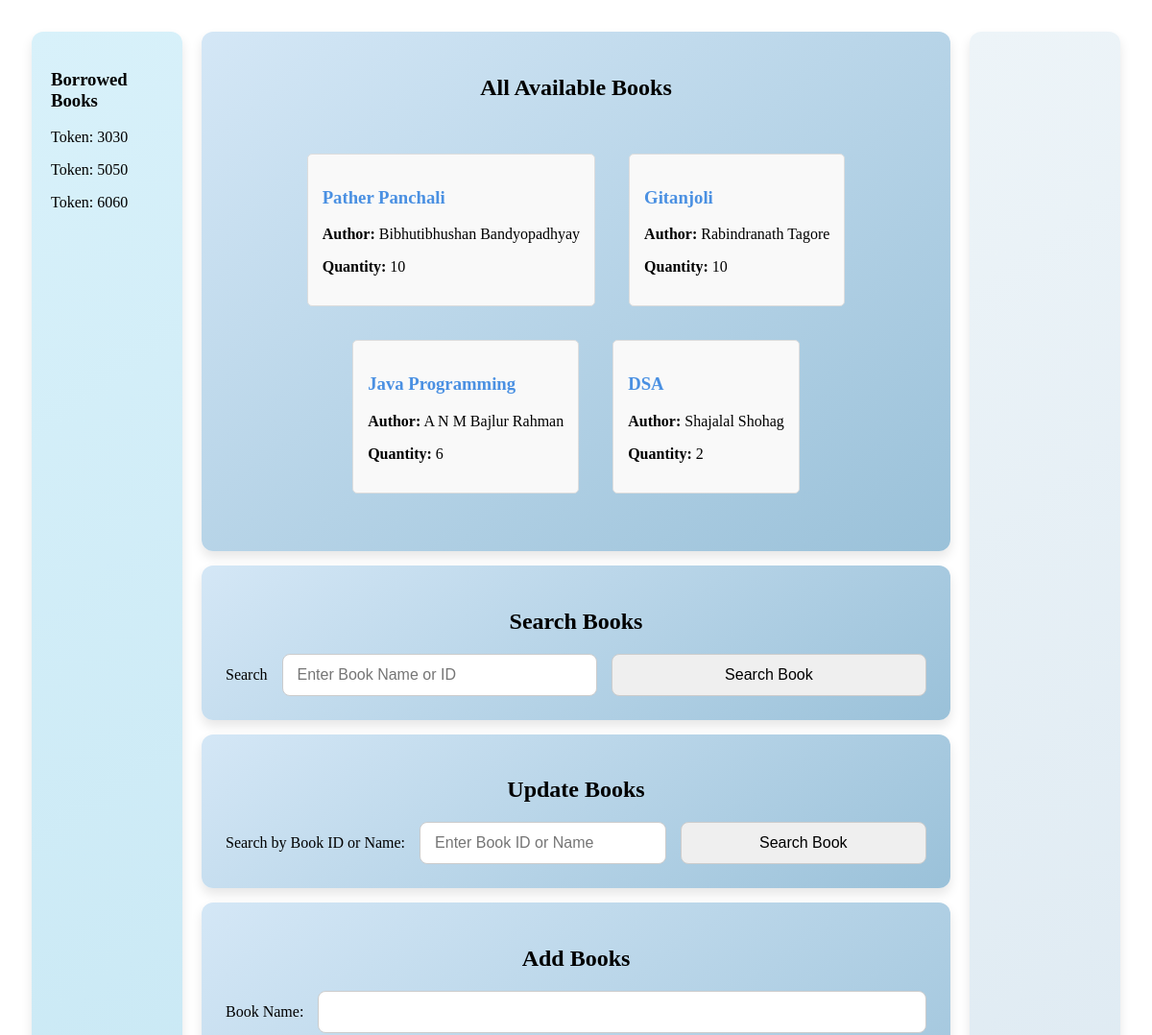
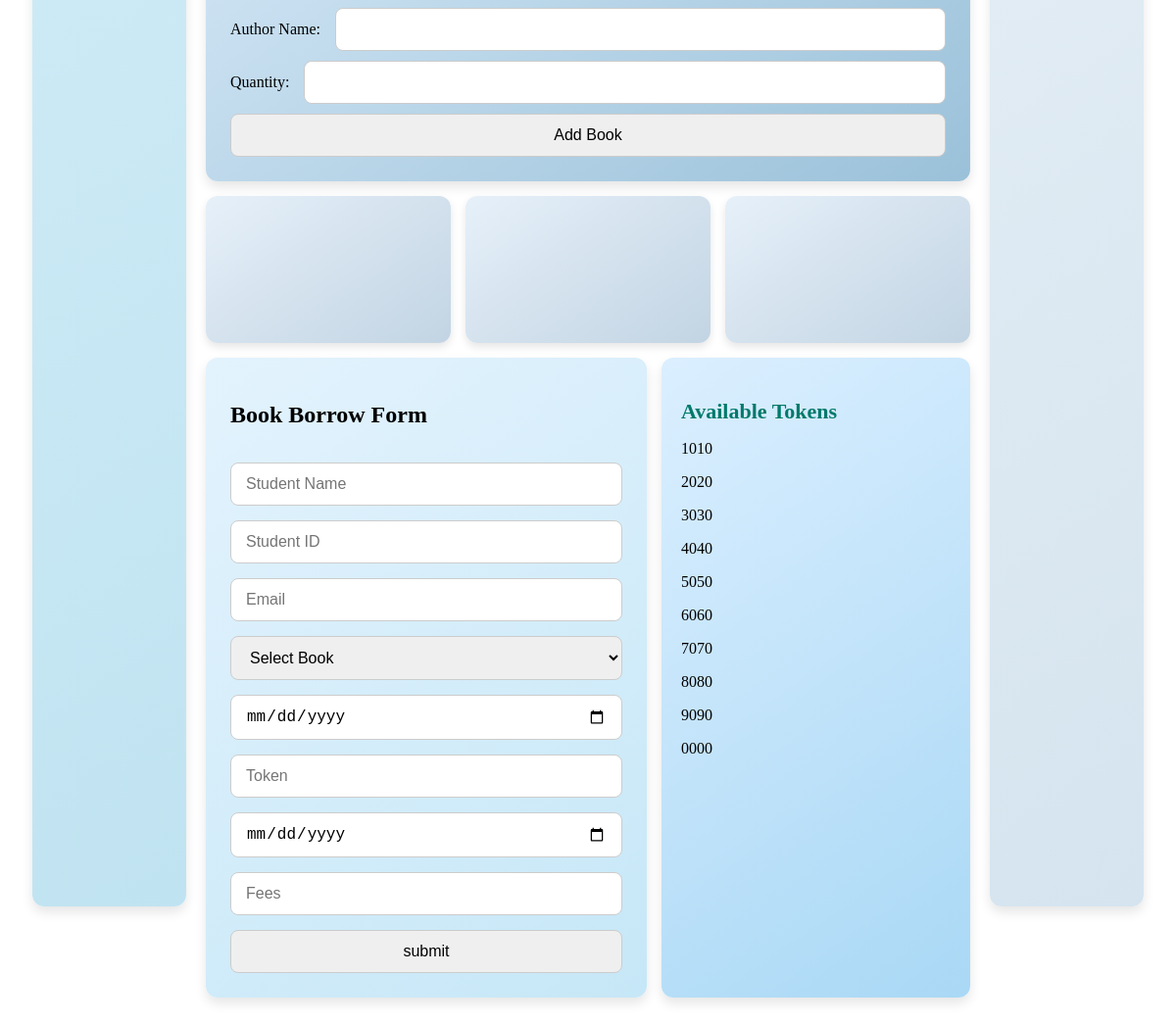
The page / on the database its author committed (2 pictures, top to bottom).
### tables this page shows
CREATE TABLE `booksinfo` (
  `id` int(50) NOT NULL,
  `book_Name` varchar(100) NOT NULL,
  `author_Name` varchar(100) NOT NULL,
  `quantity` int(10) NOT NULL
);

### utils.php (called while the page is built, shortened)
<?php
function getAllTokens() {
    return ['1010', '2020', '3030', '4040', '5050', '6060', '7070', '8080', '9090', '0000'];
}
?>

### index.php (the view, shortened to what this page needs)
<!DOCTYPE html>
<html lang="en">
<head>
    <link rel="stylesheet" href="style.css">
</head>
<body>
    <main>
    <aside class="left-box">
    <h3>Borrowed Books</h3>
    <?php
    $jsonData = file_get_contents('bookInfo.json');
    $jsonArray = json_decode($jsonData, true);
    foreach ($jsonArray as $item) {
        if (isset($item['token'])) {
            echo '<p>Token: ' . htmlspecialchars($item['token']) .  '</p>';
        }
    }
    ?>
</aside>
        <div>
            <section>
            <div class="box1">
    <h2 style="text-align: center;">All Available Books</h2>
    <div class="allbooks">
        <?php
        include('connect.php');
        $sql = 'SELECT * FROM booksinfo';
        $result = mysqli_query($conn, $sql);
        if (mysqli_num_rows($result) > 0) {
            while ($row = mysqli_fetch_assoc($result)) {
                echo '<div class="book-item" style="border: 1px solid #ddd; margin: 10px; padding: 15px; border-radius: 5px; background: #f9f9f9;">';
                echo '<h3 style="color: #4a90e2;">' . htmlspecialchars($row['book_Name']) . '</h3>';
                echo '<p><strong>Author:</strong> ' . htmlspecialchars($row['author_Name']) . '</p>';
                echo '<p><strong>Quantity:</strong> ' . htmlspecialchars($row['quantity']) . '</p>';
                echo '</div>';
            }
        } else {
            echo '<p style="text-align: center; color: red;">No books found in the database.</p>';
        }
        ?>
    </div>
</div>
<div class="box1">
    <h2 style="text-align: center;">Search Books</h2>
    <form action="" method="get" class="bookFormRow">
        <label for="searchBookValue">Search</label>
        <input class="input" type="text" name="searchBookValue" id="searchBookValue" placeholder="Enter Book Name or ID">
        <input class="input" type="submit" name="searchBook" value="Search Book">
    </form>
</div>
<div class="box1">
    <h2 style="text-align: center;">Update Books</h2>
    <form action="" method="get" class="bookFormRow">
        <label for="updateSearchValue">Search by Book ID or Name:</label>
        <input class="input" type="text" name="updateSearchValue" id="updateSearchValue" placeholder="Enter Book ID or Name" required>
        <input class="input" type="submit" name="updateSearchBook" value="Search Book">
    </form>
</div>
                <div class="box1">
                    <h2 style="text-align: center;">Add Books</h2>
                    <form action="bookProcess.php" method="post" style="display: flex; flex-direction: column; gap: 10px;">
                        <div class="bookFormRow">
                            <label for="bookName">Book Name:</label>
                            <input class="input" type="text" name="bookName" id="bookName">
                        </div>
                        <div class="bookFormRow">
                            <label for="authorName">Author Name:</label>
                            <input class="input" type="text" name="authorName" id="authorName">
                        </div>
                        <div class="bookFormRow">
                            <label for="quantity">Quantity:</label>
                            <input class="input" type="text" name="quantity" id="quantity">
                        </div>
                        <div class="bookFormRow">
                            <input class="input" type="submit" name="addBook" value="Add Book">
                        </div>
                    </form>
                </div>
            </section>
            <section class="section2">
                <div class="box2"></div>
                <div class="box2"></div>
                <div class="box2"></div>
            </section>
            <section class="section2">
                <div>
                    <form class="form" action="process.php" method="post">
                        <h2>Book Borrow Form</h2>
                        <input class="input" type="text" name="studentName" placeholder="Student Name">
                        <input class="input" type="text" name="studentID" placeholder="Student ID">
                        <input class="input" type="email" name="studentEmail" placeholder="Email">
                        <select name="bookTitle" id="" class="input">
    <option value="">Select Book</option>
</select>
                        <input class="input" type="date" name="borrowDate" placeholder="Borrow Date">
                        <input class="input" type="text" name="token" placeholder="Token">
                        <input class="input" type="date" name="returnDate" placeholder="Return Date">
                        <input class="input" type="number" name="fees" placeholder="Fees">
                        <input class="input" type="submit" name="submit" value="submit">
                    </form>
                </div>
                <div class="box3">
    <h3>Available Tokens</h3>
    <?php
    include './utils.php';
    $validTokens = getAllTokens();
    foreach ($validTokens as $token) {
        echo '<p>' . htmlspecialchars($token) . '</p>';
    }
    ?>
</div>
            </section>
        </div>
        <aside class="right-box">
        </aside>
    </main>
</body>
</html>

### style.css (style rules this page uses)
.box1 { border: none; border-radius: 12px; margin-bottom: 15px; background: linear-gradient(145deg, #d4e7f6, #9ac1d9); padding: 25px; box-shadow: 0 6px 12px rgba(0, 0, 0, 0.1); transition: transform 0.3s ease, box-shadow 0.3s ease; }
.box2 { height: 150px; width: 250px; flex-grow: 1; border: none; border-radius: 12px; background: linear-gradient(145deg, #e6f0f9, #c2d4e3); box-shadow: 0 4px 8px rgba(0, 0, 0, 0.1); display: flex; align-items: center; justify-content: center; transition: box-shadow 0.3s ease; text-align: center; }
.box3 { flex-grow: 1; border: none; border-radius: 12px; padding: 20px; background: linear-gradient(145deg, #dbefff, #a9d8f5); box-shadow: 0 6px 12px rgba(0, 0, 0, 0.1); transition: transform 0.3s ease, box-shadow 0.3s ease; }
.box3 h3 { font-size: 22px; color: #00796b; font-weight: bold; margin-bottom: 10px; }
.form { display: flex; flex-direction: column; gap: 15px; padding: 25px; width: 400px; border: none; border-radius: 12px; background: linear-gradient(145deg, #e3f3fd, #c6e7f7); box-shadow: 0 6px 12px rgba(0, 0, 0, 0.1); }
.bookFormRow { display: flex; align-items: center; gap: 15px; }
.input { padding: 12px 15px; flex: 1; border: 1px solid #ccc; border-radius: 8px; font-size: 16px; transition: border-color 0.3s ease; }
.allbooks { display: flex; justify-content: center; gap: 15px; padding: 25px; flex-wrap: wrap; }
.right-box { border: none; width: 300px; height: 1930px; border-radius: 12px; padding: 20px; background: linear-gradient(145deg, #edf4f8, #d5e4ef); box-shadow: 0 6px 12px rgba(0, 0, 0, 0.1); }
.left-box { height: 600px; width: 300px; height: 1930px; border: none; border-radius: 12px; padding: 20px; background: linear-gradient(145deg, #d8f1fa, #c0e3f1); box-shadow: 0 6px 12px rgba(0, 0, 0, 0.1); }
main { max-width: 1280px; display: flex; margin: auto; gap: 20px; padding: 25px; }
.section2 { display: flex; gap: 15px; justify-content: center; margin-bottom: 15px; }

### rows shown on the page
booksinfo: book_Name "Pather Panchali", author_Name "Bibhutibhushan Bandyopadhyay", quantity "10"
booksinfo: book_Name "Gitanjoli", author_Name "Rabindranath Tagore", quantity "10"
booksinfo: book_Name "Java Programming", author_Name "A N M Bajlur Rahman", quantity "6"
booksinfo: book_Name "DSA", author_Name "Shajalal Shohag", quantity "2"

### other values the page prints
$item['token'] "3030"
$item['token'] "5050"
$item['token'] "6060"
$token "1010"
$token "2020"
$token "3030"
$token "4040"
$token "5050"
$token "6060"
$token "7070"
$token "8080"
$token "9090"
$token "0000"
